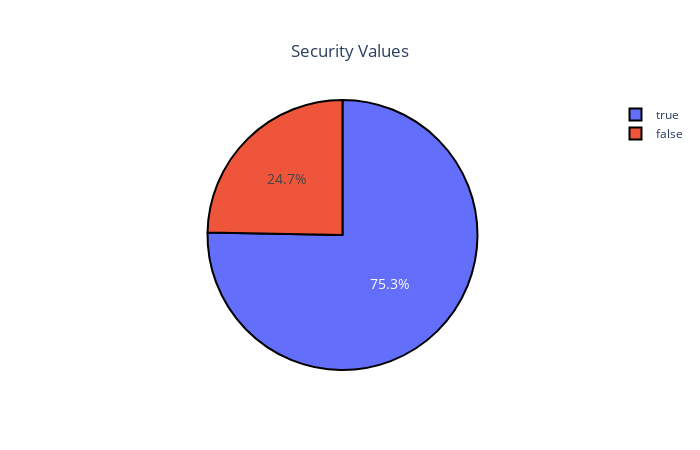

The notebook cell saved with this chart:
### Markdown cell above
Let's check the distribution of the target feature, `same_security`.

### Code cell
series_aux = data['same_security'].value_counts()
pie_plot(series_aux, 'Security Values')

### Figure 1 — Plotly figure (JSON) as saved in the notebook; plotly's stock layout.template omitted (floating-point values rounded to 4 significant figures)
{"data": [{"labels": [true, false], "marker": {"line": {"color": "#000000", "width": 2}}, "textfont": {"size": 14}, "type": "pie", "values": [1613, 529]}], "layout": {"autosize": false, "height": 450, "title": {"text": "Security Values", "x": 0.5, "xanchor": "center", "y": 0.9, "yanchor": "top"}, "width": 700, "yaxis": {"automargin": true}}}
